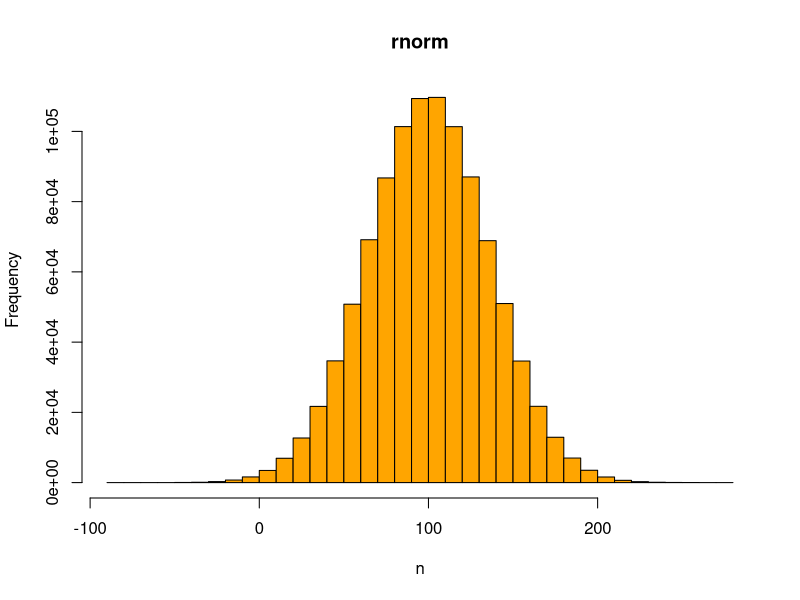

R code for this plot:
# rnorm: the normal distribution
#
# see also -> sd()

n <- rnorm(1000000, mean = 100, sd = 36)

x11();
hist(n, breaks = 51, col = "orange", main = "rnorm")

z <- locator(1) # wait for mouse click or enter pressed
